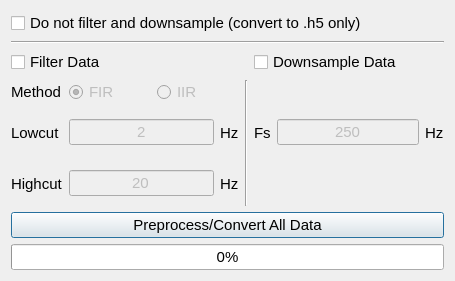
<?xml version="1.0" encoding="UTF-8"?>
<ui version="4.0">
 <class>Preprocessing</class>
 <widget class="QDialog" name="Preprocessing">
  <property name="geometry">
   <rect>
    <x>0</x>
    <y>0</y>
    <width>455</width>
    <height>281</height>
   </rect>
  </property>
  <property name="windowTitle">
   <string>Dialog</string>
  </property>
  <layout class="QGridLayout" name="gridLayout_3">
   <item row="0" column="0">
    <layout class="QVBoxLayout" name="verticalLayout">
     <item>
      <widget class="QCheckBox" name="no_option_checkbox">
       <property name="font">
        <font>
         <pointsize>11</pointsize>
        </font>
       </property>
       <property name="text">
        <string>Do not filter and downsample (convert to .h5 only)</string>
       </property>
      </widget>
     </item>
     <item>
      <widget class="Line" name="line">
       <property name="orientation">
        <enum>Qt::Horizontal</enum>
       </property>
      </widget>
     </item>
     <item>
      <layout class="QGridLayout" name="gridLayout_2">
       <item row="1" column="5">
        <widget class="QCheckBox" name="downsamp_option_checkbox">
         <property name="font">
          <font>
           <pointsize>11</pointsize>
          </font>
         </property>
         <property name="text">
          <string>Downsample Data</string>
         </property>
        </widget>
       </item>
       <item row="2" column="1">
        <layout class="QHBoxLayout" name="horizontalLayout_3">
         <item>
          <widget class="QRadioButton" name="fir_filtermethod_radio">
           <property name="enabled">
            <bool>false</bool>
           </property>
           <property name="font">
            <font>
             <pointsize>11</pointsize>
            </font>
           </property>
           <property name="text">
            <string>FIR</string>
           </property>
           <property name="checked">
            <bool>true</bool>
           </property>
           <attribute name="buttonGroup">
            <string notr="true">buttonGroup</string>
           </attribute>
          </widget>
         </item>
         <item>
          <widget class="QRadioButton" name="iir_filtermethod_radio">
           <property name="enabled">
            <bool>false</bool>
           </property>
           <property name="font">
            <font>
             <pointsize>11</pointsize>
            </font>
           </property>
           <property name="text">
            <string>IIR</string>
           </property>
           <attribute name="buttonGroup">
            <string notr="true">buttonGroup</string>
           </attribute>
          </widget>
         </item>
        </layout>
       </item>
       <item row="2" column="0">
        <widget class="QLabel" name="label_3">
         <property name="font">
          <font>
           <pointsize>11</pointsize>
          </font>
         </property>
         <property name="text">
          <string>Method</string>
         </property>
        </widget>
       </item>
       <item row="3" column="0">
        <widget class="QLabel" name="lowcut_freq_label">
         <property name="font">
          <font>
           <pointsize>11</pointsize>
          </font>
         </property>
         <property name="text">
          <string>Lowcut</string>
         </property>
        </widget>
       </item>
       <item row="3" column="1">
        <layout class="QHBoxLayout" name="horizontalLayout_4">
         <item>
          <widget class="QLineEdit" name="lowcut_freq_input">
           <property name="enabled">
            <bool>false</bool>
           </property>
           <property name="font">
            <font>
             <pointsize>11</pointsize>
            </font>
           </property>
           <property name="inputMethodHints">
            <set>Qt::ImhDigitsOnly</set>
           </property>
           <property name="text">
            <string>2</string>
           </property>
           <property name="maxLength">
            <number>2</number>
           </property>
           <property name="alignment">
            <set>Qt::AlignCenter</set>
           </property>
          </widget>
         </item>
         <item>
          <widget class="QLabel" name="label_5">
           <property name="font">
            <font>
             <pointsize>11</pointsize>
            </font>
           </property>
           <property name="text">
            <string>Hz</string>
           </property>
          </widget>
         </item>
        </layout>
       </item>
       <item row="4" column="1">
        <layout class="QHBoxLayout" name="horizontalLayout_5">
         <item>
          <widget class="QLineEdit" name="highcut_freq_input">
           <property name="enabled">
            <bool>false</bool>
           </property>
           <property name="font">
            <font>
             <pointsize>11</pointsize>
            </font>
           </property>
           <property name="inputMethodHints">
            <set>Qt::ImhDigitsOnly</set>
           </property>
           <property name="text">
            <string>20</string>
           </property>
           <property name="maxLength">
            <number>2</number>
           </property>
           <property name="alignment">
            <set>Qt::AlignCenter</set>
           </property>
          </widget>
         </item>
         <item>
          <widget class="QLabel" name="label_8">
           <property name="font">
            <font>
             <pointsize>11</pointsize>
            </font>
           </property>
           <property name="text">
            <string>Hz</string>
           </property>
          </widget>
         </item>
        </layout>
       </item>
       <item row="4" column="0">
        <widget class="QLabel" name="highcut_freq_label">
         <property name="font">
          <font>
           <pointsize>11</pointsize>
          </font>
         </property>
         <property name="text">
          <string>Highcut</string>
         </property>
        </widget>
       </item>
       <item row="3" column="5">
        <layout class="QHBoxLayout" name="horizontalLayout">
         <item>
          <widget class="QLabel" name="downsamp_freq_label">
           <property name="font">
            <font>
             <pointsize>11</pointsize>
            </font>
           </property>
           <property name="text">
            <string>Fs</string>
           </property>
          </widget>
         </item>
         <item>
          <widget class="QLineEdit" name="downsamp_freq_input">
           <property name="enabled">
            <bool>false</bool>
           </property>
           <property name="font">
            <font>
             <pointsize>11</pointsize>
            </font>
           </property>
           <property name="inputMethodHints">
            <set>Qt::ImhDigitsOnly</set>
           </property>
           <property name="text">
            <string>250</string>
           </property>
           <property name="maxLength">
            <number>4</number>
           </property>
           <property name="echoMode">
            <enum>QLineEdit::Normal</enum>
           </property>
           <property name="alignment">
            <set>Qt::AlignCenter</set>
           </property>
          </widget>
         </item>
         <item>
          <widget class="QLabel" name="label_9">
           <property name="font">
            <font>
             <pointsize>11</pointsize>
            </font>
           </property>
           <property name="text">
            <string>Hz</string>
           </property>
          </widget>
         </item>
        </layout>
       </item>
       <item row="2" column="2" rowspan="3">
        <widget class="Line" name="line_2">
         <property name="orientation">
          <enum>Qt::Vertical</enum>
         </property>
        </widget>
       </item>
       <item row="1" column="0" colspan="2">
        <widget class="QCheckBox" name="filter_option_checkbox">
         <property name="font">
          <font>
           <pointsize>11</pointsize>
          </font>
         </property>
         <property name="text">
          <string>Filter Data</string>
         </property>
        </widget>
       </item>
      </layout>
     </item>
     <item>
      <layout class="QGridLayout" name="gridLayout">
       <item row="1" column="0">
        <widget class="QProgressBar" name="preprocessing_progress">
         <property name="font">
          <font>
           <pointsize>11</pointsize>
          </font>
         </property>
         <property name="value">
          <number>0</number>
         </property>
        </widget>
       </item>
       <item row="0" column="0">
        <widget class="QPushButton" name="preprocess_data_button">
         <property name="font">
          <font>
           <pointsize>11</pointsize>
          </font>
         </property>
         <property name="text">
          <string>Preprocess/Convert All Data</string>
         </property>
        </widget>
       </item>
      </layout>
     </item>
    </layout>
   </item>
  </layout>
 </widget>
 <resources/>
 <connections/>
 <buttongroups>
  <buttongroup name="buttonGroup"/>
 </buttongroups>
</ui>
